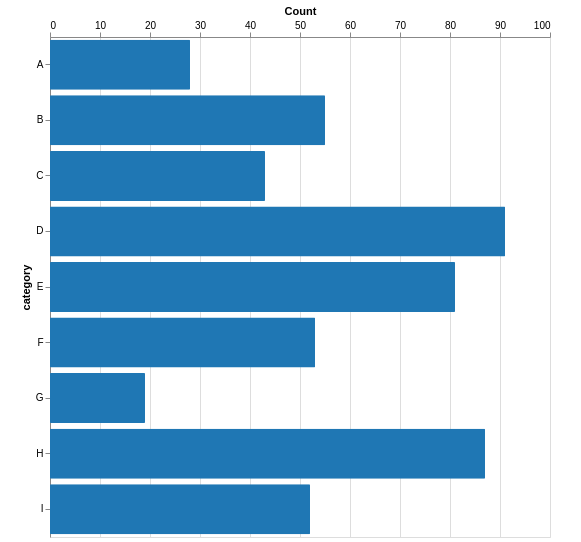

The Vega-Lite source for this figure:
### Vega-Lite specification from a JSON file in a GitHub repository (floating-point values rounded to 4 significant figures)
{"$schema": "https://vega.github.io/schema/vega-lite/v5.json", "data": {"values": [{"a": "A", "b": 28}, {"a": "B", "b": 55}, {"a": "C", "b": 43}, {"a": "D", "b": 91}, {"a": "E", "b": 81}, {"a": "F", "b": 53}, {"a": "G", "b": 19}, {"a": "H", "b": 87}, {"a": "I", "b": 52}]}, "padding": {"left": 20, "top": 5, "right": 30, "bottom": 5}, "width": 500, "height": 500, "resolve": {"scale": {"color": "independent"}}, "background": "#ffffff", "layer": [{"mark": {"type": "bar", "cornerRadius": 1, "tooltip": true, "binSpacing": 1}, "encoding": {"y": {"field": "a", "type": "ordinal", "axis": {"title": "category", "orient": "left"}}, "x": {"type": "quantitative", "field": "b", "axis": {"title": "Count", "orient": "top"}}, "opacity": {"value": 1}, "color": {"value": "#1f77b4"}}}]}
